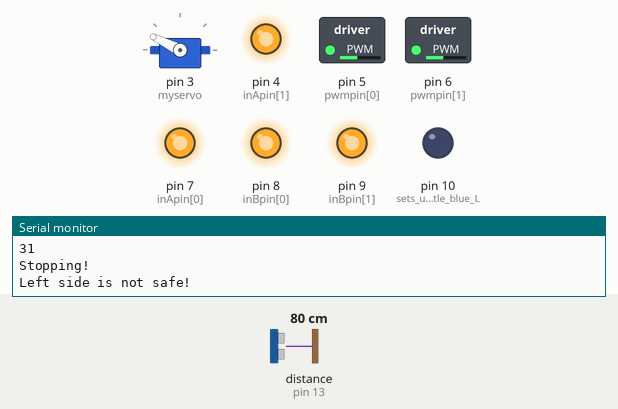
Bench run of a sketch on a simulated Arduino Uno, built with avr-gcc and run on an emulated ATmega328P. Parts: servo, switched loads named in the sketch (green lamp = pin HIGH), output pins drawn as LEDs (lit = HIGH), the last lines printed to the serial monitor. Wiring (inferred from the names in the program): ultrasonic range finder: trigger pin 12; echo pin 13. The inputs (shaded band) are chosen by the test bench; at power-on: distance to the obstacle (sensor on pin 13) 80 cm. The echo pulse lasts 58.3 µs per cm; pins used as bus, display or sensor lines are not drawn.

Above: at 2.4 s.
2.5 s: distance to the obstacle (sensor on pin 13) set to 92 cm
6.5 s: distance to the obstacle (sensor on pin 13) set to 99 cm
At 8.1 s:
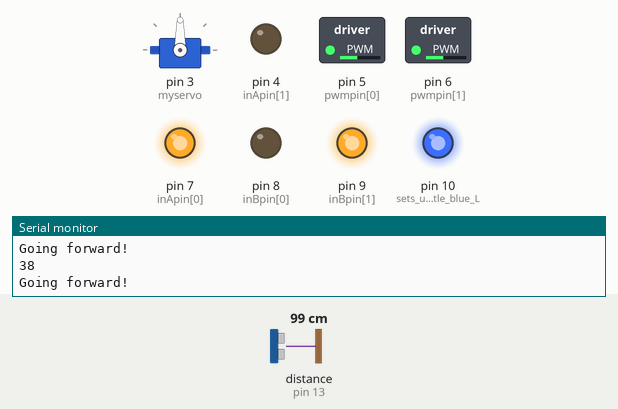
9.7 s: distance to the obstacle (sensor on pin 13) set to 4 cm
At 10.2 s:
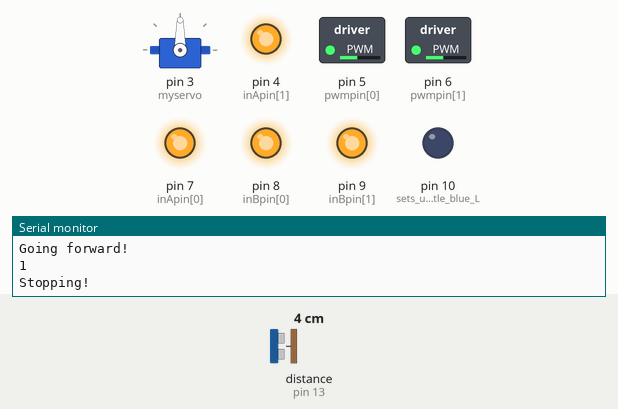
13.3 s: distance to the obstacle (sensor on pin 13) set to 120 cm
At 15.7 s:
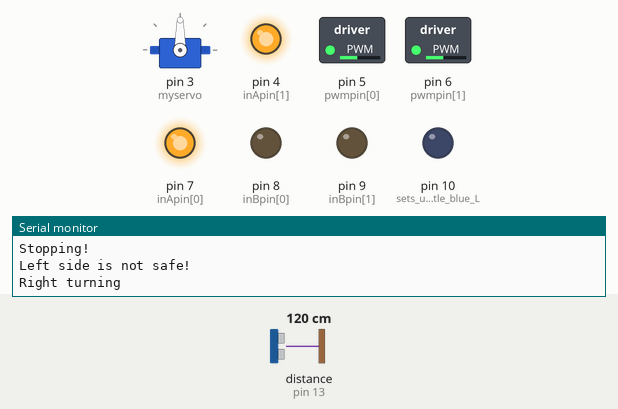
17.3 s: distance to the obstacle (sensor on pin 13) set to 9 cm
At 21.7 s:
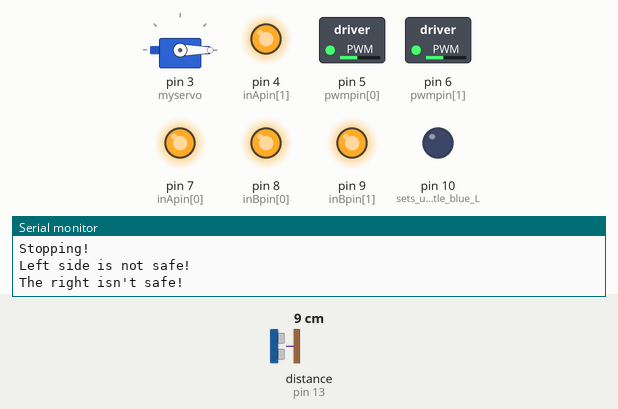
Timing chart, 0 to 22.0 s (numbered marks = the images above; inputs shaded):
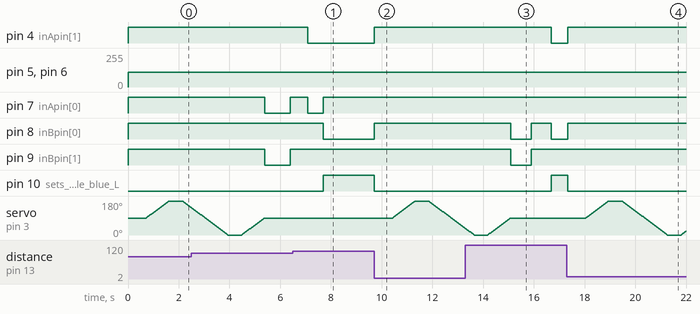

The sketch:

final_autonomous_code.ino
```cpp
/* final_autonomous_code.ino
 *
 *  Master Code for Kitty's obstacle avoidance
 * Written by Kevin Worsley, Jason Kim
 * Drives until an obstacle is detected, tries to turn out of its way, repeat ad infinitum.
 * Blue LED on Kitty's body will light up when the bot is moving forward, will turn off when turning
 *  - Basically an OK indicator to move
 *
 * Motor setup code and function goMotor() credit to Sparkfun's example code for the Monster Motor Shield
 * Ultrasonic calculations credit to Parallax datasheets
 * Some servo code from Arduino's Sweep tutorial
 *
 * UGV Apprentice Team, Winter Q 2017
 */

#include <Servo.h> //includes servo library

#define BRAKEVCC 0 //defines all the ints for wheel rotation
#define CW   1
#define CCW  2
#define BRAKEGND 3
#define CS_THRESHOLD 100

Servo myservo; //enables our servo

int inApin[2] = {7, 4};  // INA: Clockwise input
int inBpin[2] = {8, 9}; // INB: Counter-clockwise input
int pwmpin[2] = {5, 6}; // PWM input
int cspin[2] = {2, 3}; // CS: Current sense ANALOG input
int enpin[2] = {0, 1}; // EN: Status of switches output (Analog pin)

const int trigPin = 12; //pins for the ultrasonic
const int echoPin = 13;

int duration, inches, cm; //variables! yay!
int distance;
int pos;

bool lefts = true; //flags to see if the left and right directions are safe
bool rights = true;

void setup()
{
  Serial.begin(9600); //everything getting set up, basically

   pinMode(trigPin, OUTPUT); //sets up ultrasonic pins to work
   pinMode(echoPin, INPUT);

  // Initialize digital pins as outputs for motors
  for (int i=0; i<2; i++)
  {
    pinMode(inApin[i], OUTPUT);
    pinMode(inBpin[i], OUTPUT);
    pinMode(pwmpin[i], OUTPUT);
  }
  // Initialize brakes for motors
  for (int i=0; i<2; i++)
  {
    digitalWrite(inApin[i], LOW);
    digitalWrite(inBpin[i], LOW);
  }

  pinMode(10, OUTPUT); //sets up the little blue LED

  myservo.attach(3); //gets the servo ready to go
}

void loop(){

  distance = testDistance(); //checks the distance and prints it to serial monitor
  Serial.println(distance);

  if(distance <= 0) { //resets bogus data from the ultrasonic to something usable
    distance = 37;
  }

/*Note on the driving algorithm
 *
 * Kitty checks two flags to see which directions are safe, and then moves accordingly.
 * Each possibility has a preprogrammed move set to get her unstuck. Probably.
 * She doesn't like walls at shallow angles, but it's 10:00pm and I want to go to bed so we'll work on this after demo day.
 * TODO: add another ultrasonic for better coverage?
 * TODO: perhaps put the ultrasonic on a constant sweep so it's always cognizant of its area
 */

  if(distance <= 36) {
    lefts = true; //assigns everything to true to reset from its last run
    rights = true;

    digitalWrite(10, LOW); //turns off the forward light cause it ain't going forward
    brake();
    delay(700);

    for (pos = 90; pos <= 180; pos += 2) { //everybody look left
      myservo.write(pos);
      delay(20);
    }

    myservo.detach(); //leaves the servo in its position

    distance = testDistance(); //tests the left distance

    if(distance <= 36) { //makes the safety decision for left
      Serial.println("Left side is not safe!");
      lefts = false;
    }

    delay(500);

    myservo.attach(3); //gets the servo ready to go to sweep

    for (pos = 180; pos >= 0; pos -= 2) { //sweeps to the right, gets in position for right safety test
      myservo.attach(3);
      myservo.write(pos);
      delay(20);
    }

    myservo.detach();  //same deal as before, waits, tests, then makes decision

    distance = testDistance();

    if(distance <= 36) {
      Serial.println("The right isn't safe!");
      rights = false;
    }

    delay(500);

    myservo.attach(3);

    for (pos = 0; pos <= 90; pos += 2) { //resets eyes back to the front
      myservo.attach(3);
      myservo.write(pos);
      delay(20);
  }

    //OK IS TRUE
    //UNSAFE IS FALSE
    if(lefts && rights) { //if all clear, usual turn left then go
      left();
      delay(800);
      brake();
      delay(700);
    } else if(lefts == true && rights == false) { //if right obstructed, turn left
      left();
      delay(800);
      brake();
      delay(700);
    } else if(lefts == false && rights == true) { //if left obstructed, turn right
      right();
      delay(800);
      brake();
      delay(800);
    } else if(lefts == false && rights == false) { //if both sides obstructed, back up more than usual and turn left
      reverse();
      delay(1000);
      brake();
      delay(700);
      left();
      delay(600);
    }
  }

  digitalWrite(10, HIGH); //lights the "moving forward" led indicator
  forward();

  delay(100);
}

void brake() { //full stop to motors
  Serial.println("Stopping!");
  motorGo(0, 0, 110);
  motorGo(1, 0, 110);
}
void left() { //turns motors left
  Serial.println("Left turning");
  motorGo(0, CCW, 110);
  motorGo(1, CCW, 110);
}

void right() { //turns motors right
  Serial.print("Right turning");
  motorGo(0, CW, 110);
  motorGo(1, CW, 110);
}

void forward() { //drives motors forwards
  Serial.println("Going forward!");
  motorGo(0, CW, 110);
  motorGo(1, CCW, 110);
}

void reverse() { //drives motors in reverse
  Serial.println("Going backward!");
  motorGo(0, CCW, 110);
  motorGo(1, CW, 110);
}

void motorGo(uint8_t motor, uint8_t direct, uint8_t pwm) //Sparkfun's code to get the motors to run
{
  if (motor <= 1)
  {
    if (direct <=4)
    {
      // Set inA[motor]
      if (direct <=1)
        digitalWrite(inApin[motor], HIGH);
      else
        digitalWrite(inApin[motor], LOW);

      // Set inB[motor]
      if ((direct==0)||(direct==2))
        digitalWrite(inBpin[motor], HIGH);
      else
        digitalWrite(inBpin[motor], LOW);

      analogWrite(pwmpin[motor], pwm);
    }
  }
}

int testDistance() { //algorithm to check distance and spit out an integer value
  pinMode(trigPin, OUTPUT);
  digitalWrite(trigPin, LOW);
  delayMicroseconds(2);
  digitalWrite(trigPin, HIGH);
  delayMicroseconds(10);
  digitalWrite(trigPin, LOW);

  pinMode(echoPin, INPUT);
  duration = pulseIn(echoPin, HIGH);

  inches = microsecondsToInches(duration);

  return inches;
  delay(500);
}

long microsecondsToInches(long microseconds) { //math.
  //calculation comes from Parallax's datasheet
  return microseconds / 74 / 2;
}

long microsecondsToCentimeters(long microseconds) { //also math.
  return microseconds / 29 / 2;
}
```

Measured:
- the behaviour switches between 94 and 95 cm on distance to the obstacle (sensor on pin 13) (found by bisection; images 0 and 1)
- after the input at 6.5 s, pin 4 (inApin[1]): goes on until 7.1 s, then stays LOW; pin 8 (inBpin[0]): goes on until 7.7 s, then stays LOW; pin 10 (sets_up_the_little_blue_L): goes on until 7.7 s, then stays HIGH; servo on pin 3 (myservo): stays 90° (without the input it goes to 92° after 2.0 s)
- after the input at 9.7 s, pin 4 (inApin[1]), pin 8 (inBpin[0]): LOW → HIGH at once; pin 10 (sets_up_the_little_blue_L): HIGH → LOW at once; servo on pin 3 (myservo): rises from 90° to 180° in 0.88 s, then falls to 36° in 2.0 s
- after the input at 13.3 s, pin 7 (inApin[0]): stays HIGH (without the input it goes to LOW after 1.8 s); pin 8 (inBpin[0]): HIGH → LOW after 1.8 s, → HIGH 0.80 s later, → LOW 0.80 s later; pin 10 (sets_up_the_little_blue_L): LOW → HIGH after 3.4 s
- after the input at 17.3 s, pin 4 (inApin[1]), pin 8 (inBpin[0]): LOW → HIGH at once; pin 10 (sets_up_the_little_blue_L): HIGH → LOW at once
